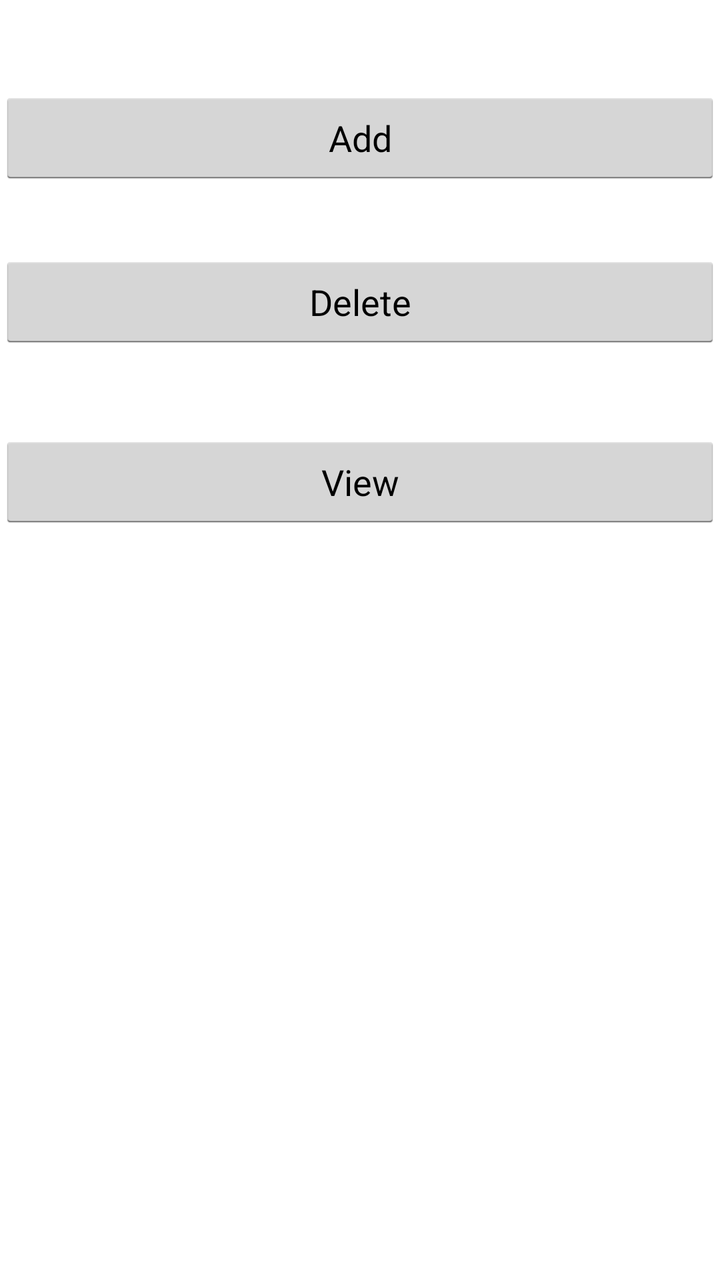
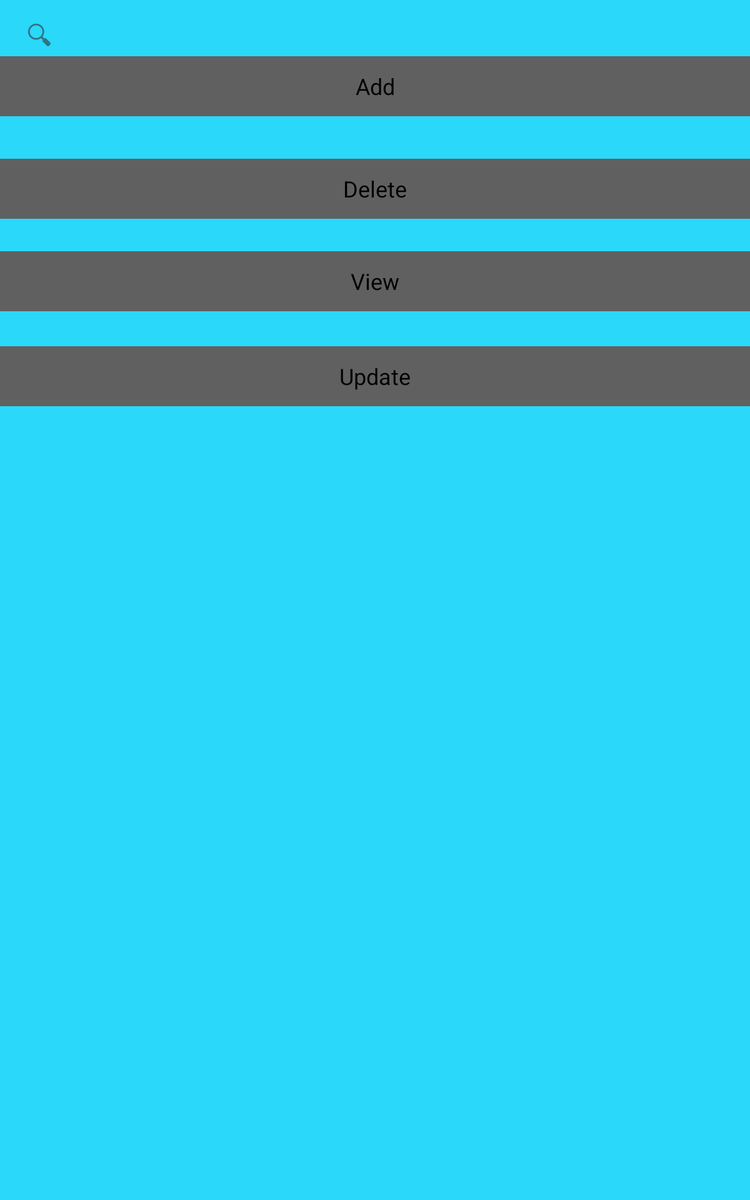

Two renders of one Android screen. The first uses the default layout on a phone; the second uses the alternative layout the repository ships for a different screen configuration, on a matching device. The two XML files are below.
<!-- AndroidManifest.xml: application theme AppTheme -->
<!-- res/layout/activity_main.xml -->
<RelativeLayout xmlns:android="http://schemas.android.com/apk/res/android"
    xmlns:tools="http://schemas.android.com/tools"
    android:layout_width="match_parent"
    android:layout_height="match_parent"
    android:paddingBottom="@dimen/activity_vertical_margin"
    android:paddingLeft="@dimen/activity_horizontal_margin"
    android:paddingRight="@dimen/activity_horizontal_margin"
    android:paddingTop="@dimen/activity_vertical_margin"
    tools:context="com.example.inventory.MainActivity" >

    <Button
        android:id="@+id/addButton"
        android:layout_width="match_parent"
        android:layout_height="wrap_content"
        android:layout_alignParentTop="true"
        android:layout_centerHorizontal="true"
        android:layout_marginTop="45dp"
        android:text="@string/Add" />

    <Button
        android:id="@+id/deleteButton"
        android:layout_width="match_parent"
        android:layout_height="wrap_content"
        android:layout_below="@+id/addButton"
        android:layout_centerHorizontal="true"
        android:layout_marginTop="34dp"
        android:text="@string/Delete" />

    <Button
        android:id="@+id/viewButton"
        android:layout_width="match_parent"
        android:layout_height="wrap_content"
        android:layout_below="@+id/deleteButton"
        android:layout_centerHorizontal="true"
        android:layout_marginTop="42dp"
        android:text="@string/View" />

</RelativeLayout>
<!-- resources referenced by this layout -->
<resources>
  <string name="Add">Add</string>
  <string name="Delete">Delete</string>
  <string name="View">View</string>
  <style name="AppTheme" parent="AppBaseTheme">
          
      </style>
  <!-- from res/values-v14/ -->
  <style name="AppBaseTheme" parent="android:Theme.Holo.Light.DarkActionBar">
          
      </style>
</resources>
<!-- res/layout-large/activity_main.xml (the repository's variant of the layout above) -->
<!-- drawn on a 7-inch tablet held upright -->
<RelativeLayout xmlns:android="http://schemas.android.com/apk/res/android"
    xmlns:tools="http://schemas.android.com/tools"
    android:layout_width="match_parent"
    android:layout_height="match_parent"
    android:background="#2AD8FA"
    android:paddingBottom="@dimen/activity_vertical_margin"
    android:paddingLeft="@dimen/activity_horizontal_margin"
    android:paddingRight="@dimen/activity_horizontal_margin"
    android:paddingTop="@dimen/activity_vertical_margin"
    tools:context="com.example.inventory.MainActivity" >

    <SearchView
        android:id="@+id/search"
        android:layout_width="wrap_content"
        android:layout_height="wrap_content" />

    <Button
        android:id="@+id/addButton"
        android:layout_width="match_parent"
        android:layout_height="wrap_content"
        android:layout_alignParentTop="true"
        android:layout_centerHorizontal="true"
        android:layout_marginTop="45dp"
        android:background="#616060"
        android:text="@string/Add" />

    <Button
        android:id="@+id/deleteButton"
        android:layout_width="match_parent"
        android:layout_height="wrap_content"
        android:layout_below="@+id/addButton"
        android:layout_centerHorizontal="true"
        android:layout_marginTop="34dp"
        android:background="#616060"
        android:text="@string/Delete" />

    <Button
        android:id="@+id/viewTest"
        android:layout_width="match_parent"
        android:layout_height="wrap_content"
        android:layout_alignLeft="@+id/deleteButton"
        android:layout_below="@+id/deleteButton"
        android:layout_marginTop="26dp"
        android:background="#616060"
        android:text="@string/View" />

    <Button
        android:id="@+id/updateButton"
        android:layout_width="match_parent"
        android:layout_height="wrap_content"
        android:layout_alignLeft="@+id/viewTest"
        android:layout_below="@+id/viewTest"
        android:layout_marginTop="28dp"
        android:background="#616060"
        android:text="@string/Update" />

</RelativeLayout>
<!-- resources referenced by the variant -->
<!-- as a 7-inch tablet held upright resolves them -->
<resources>
  <string name="Add">Add</string>
  <string name="Delete">Delete</string>
  <string name="Update">Update</string>
  <string name="View">View</string>
  <style name="AppTheme" parent="AppBaseTheme">
          
      </style>
  <!-- from res/values-v14/ -->
  <style name="AppBaseTheme" parent="android:Theme.Holo.Light.DarkActionBar">
          
      </style>
</resources>
